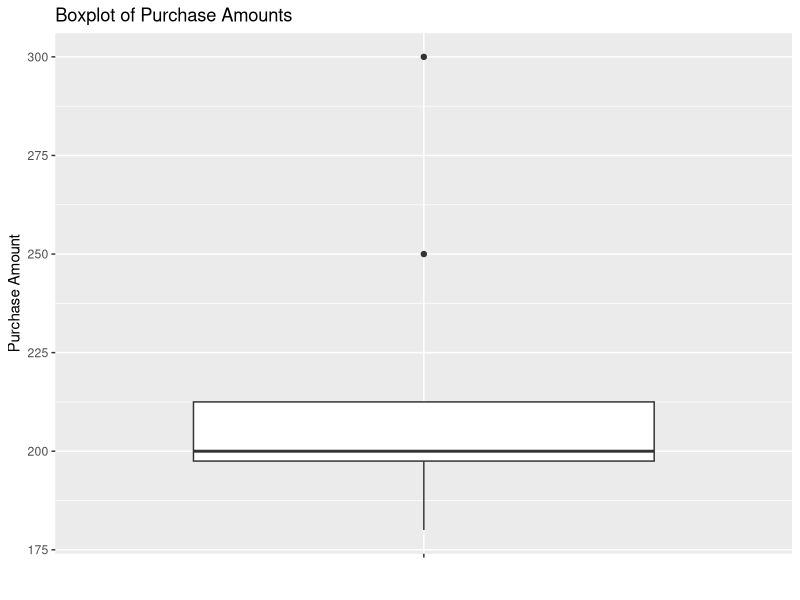

Reproduce this figure in R.
# -------------------------------
# Data Cleaning in R
# Handling Customer Data: Typos, Missing Values, Duplicates, and Outliers
# -------------------------------

# Load necessary libraries
library(dplyr)   # For data manipulation
library(tidyr)   # For handling missing values
library(ggplot2) # For data visualization

# Simulated Dataset: Customer Information
data <- data.frame(
  Customer_ID = c(101, 102, 103, 104, 105, 102, 106, 107, 108, 109),
  Name = c("John Doe", "Jane Smith", "Sam Brown", "Sue Johson", "Mike White",
           "Jane Smith", "Emily Davis", "Michael Johnson", "Chris Lee", "Chris Lee"),
  Email = c("john@example.com", "jane@example.com", NA, "sue_j@example.com", "mike.w@example.com",
            "jane@example.com", "emily.d@example.com", "michael.j@example.com", "chris.l@example.com", "chris.l@example.com"),
  Purchase_Amount = c(200, 300, 150, NA, 4000, 300, 250, 180, 190, 200),
  stringsAsFactors = FALSE
)

# Introduce missing values for demonstration
data$Purchase_Amount[c(5, 4)] <- NA  # Set Purchase_Amount for some customers as missing

# View the original dataset
print("Original Data:")
print(data)

# -------------------------------
# 1. Fixing Typos (using a correction table)
# -------------------------------

# Create a lookup table for correcting name typos
correction_table <- data.frame(
  Incorrect = c("Sue Johson"), 
  Correct = c("Sue Johnson"),
  stringsAsFactors = FALSE
)

# Correct the typo in the Name column
data_cleaned <- data %>%
  mutate(Name = ifelse(Name %in% correction_table$Incorrect, 
                       correction_table$Correct[match(Name, correction_table$Incorrect)], 
                       Name))

# -------------------------------
# 2. Handling Missing Values
# -------------------------------

# Check for missing data
missing_data_summary <- colSums(is.na(data_cleaned))
print("Missing Data Summary:")
print(missing_data_summary)

# Option 1: Impute missing Purchase_Amount with the median
median_purchase <- median(data_cleaned$Purchase_Amount, na.rm = TRUE)

data_cleaned <- data_cleaned %>%
  mutate(Purchase_Amount = ifelse(is.na(Purchase_Amount), 
                                  median_purchase, 
                                  Purchase_Amount))

# Option 2: Remove rows with missing Email (assuming Email is essential)
data_cleaned <- data_cleaned %>%
  filter(!is.na(Email))

# -------------------------------
# 3. Removing Duplicates
# -------------------------------

# Identify and count the number of duplicate entries based on Customer_ID
num_duplicates <- data %>%
  group_by(Customer_ID) %>%
  filter(n() > 1) %>%
  summarise(duplicate_count = n())

# Print the number of duplicates found
print(paste("Number of duplicate entries based on Customer_ID:", nrow(num_duplicates)))

# Remove duplicates, keeping the first occurrence
data_cleaned <- data_cleaned %>%
  distinct(Customer_ID, .keep_all = TRUE)

# -------------------------------
# 4. Detecting and Removing Outliers
# -------------------------------

# Visualize Purchase_Amount to detect outliers
ggplot(data_cleaned, aes(x = "", y = Purchase_Amount)) +
  geom_boxplot() +
  ggtitle("Boxplot of Purchase Amounts") +
  ylab("Purchase Amount") +
  xlab("")

# Identify outliers using the interquartile range (IQR) method
Q1 <- quantile(data_cleaned$Purchase_Amount, 0.25)
Q3 <- quantile(data_cleaned$Purchase_Amount, 0.75)
IQR <- Q3 - Q1

# Define outlier thresholds
lower_threshold <- Q1 - 1.5 * IQR
upper_threshold <- Q3 + 1.5 * IQR

# Filter out the outliers
data_cleaned <- data_cleaned %>%
  filter(Purchase_Amount >= lower_threshold & Purchase_Amount <= upper_threshold)

# -------------------------------
# Final Data Check
# -------------------------------

# View the cleaned dataset
print("Cleaned Data:")
print(data_cleaned)

# -------------------------------
# Impact on Business Metrics
# -------------------------------

# Total Purchase Amount before cleaning
total_purchase_before_cleaning <- sum(data$Purchase_Amount, na.rm = TRUE)
print(paste("Total Purchase Amount (Before Cleaning):", total_purchase_before_cleaning))

# Total Purchase Amount after cleaning
total_purchase_after_cleaning <- sum(data_cleaned$Purchase_Amount)
print(paste("Total Purchase Amount (After Cleaning):", total_purchase_after_cleaning))
